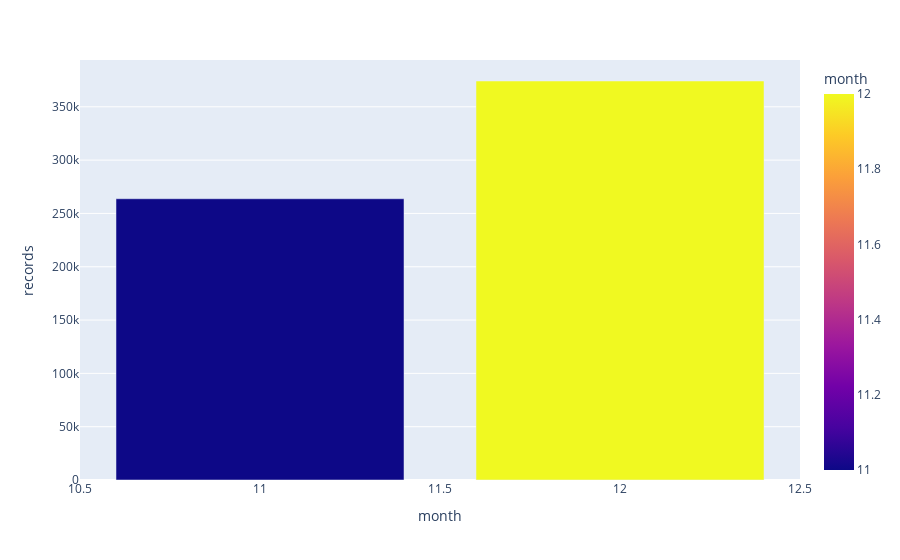

This figure's notebook cell:
### Markdown cell above
### Time Analysis

### Code cell
# By Month
month_grp = df.groupby('month').size().reset_index(name="records")
px.bar(data_frame = month_grp,x="month",y="records",color="month", barmode="group")

### Figure 1 — Plotly figure (JSON) as saved in the notebook; plotly's stock layout.template omitted (floating-point values rounded to 4 significant figures)
{"data": [{"alignmentgroup": "True", "hovertemplate": "month=%{marker.color}<br>records=%{y}<extra></extra>", "legendgroup": "", "marker": {"color": [11, 12], "coloraxis": "coloraxis", "pattern": {"shape": ""}}, "name": "", "offsetgroup": "", "orientation": "v", "showlegend": false, "textposition": "auto", "type": "bar", "x": [11, 12], "xaxis": "x", "y": [263771, 374205], "yaxis": "y"}], "layout": {"barmode": "group", "coloraxis": {"colorbar": {"title": {"text": "month"}}, "colorscale": [[0, "#0d0887"], [0.1111, "#46039f"], [0.2222, "#7201a8"], [0.3333, "#9c179e"], [0.4444, "#bd3786"], [0.5556, "#d8576b"], [0.6667, "#ed7953"], [0.7778, "#fb9f3a"], [0.8889, "#fdca26"], [1, "#f0f921"]]}, "legend": {"tracegroupgap": 0}, "margin": {"t": 60}, "xaxis": {"anchor": "y", "domain": [0, 1], "title": {"text": "month"}}, "yaxis": {"anchor": "x", "domain": [0, 1], "title": {"text": "records"}}}}
